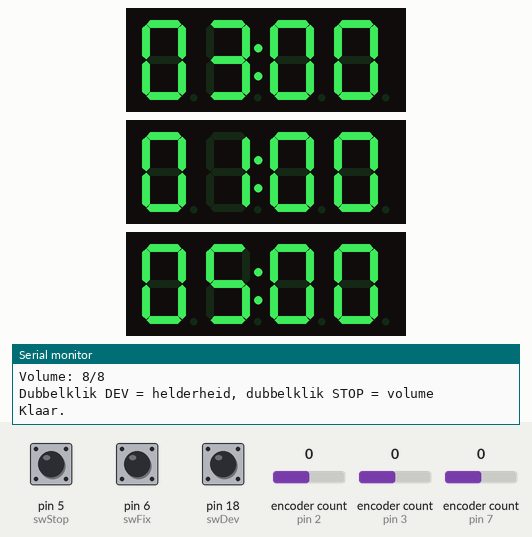
A sketch run on a simulated Arduino Uno, built with avr-gcc and run on an emulated ATmega328P. Shown: 3 × 4-digit seven-segment display, the last lines printed to the serial monitor. The inputs (shaded band) are chosen by the test bench; at power-on: pin 5 (swStop) HIGH, encoder count (sensors on pin 2, pin 3, pin 7) 0, pin 6 (swFix) HIGH, pin 18 (swDev) HIGH.

Above: at 1.3 s.
1.4 s: pin 5 (swStop) pulled LOW for 0.15 s
At 3.34 s:
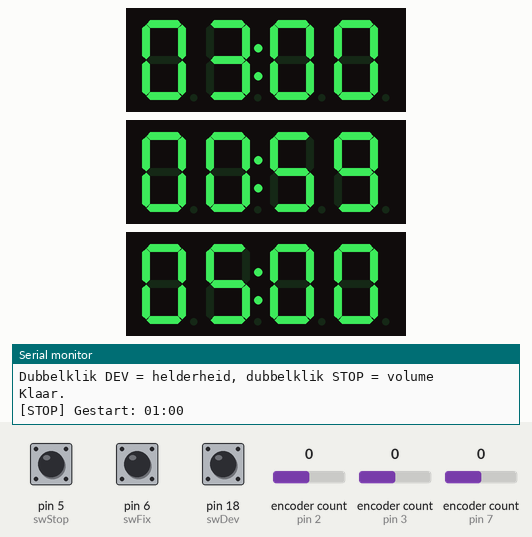
3.5 s: encoder count (sensor on pin 2) set to 1
At 4.8 s:
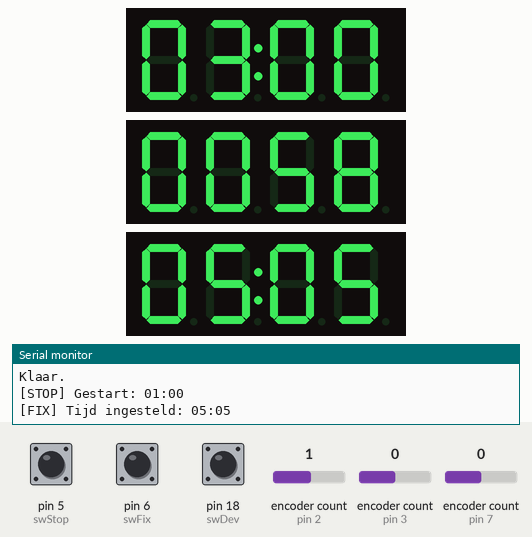
5.0 s: encoder count (sensor on pin 3) set to 1
At 5.8 s:
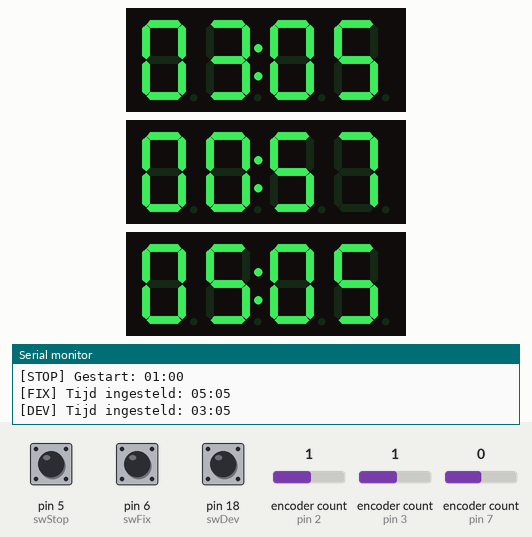
6.5 s: pin 6 (swFix) pulled LOW for 0.15 s
At 6.91 s:
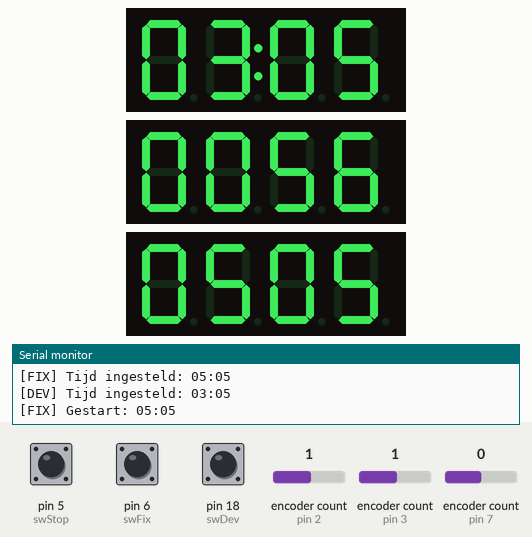
7.2 s: pin 18 (swDev) pulled LOW for 0.15 s
At 7.31 s:
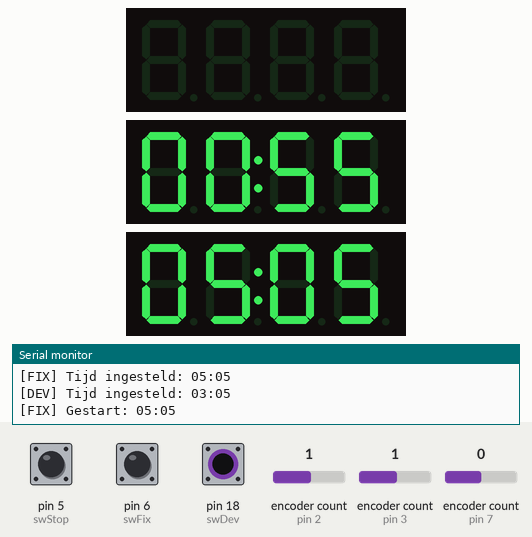
7.9 s: pin 5 (swStop) pulled LOW for 1 s
At 9.4 s:
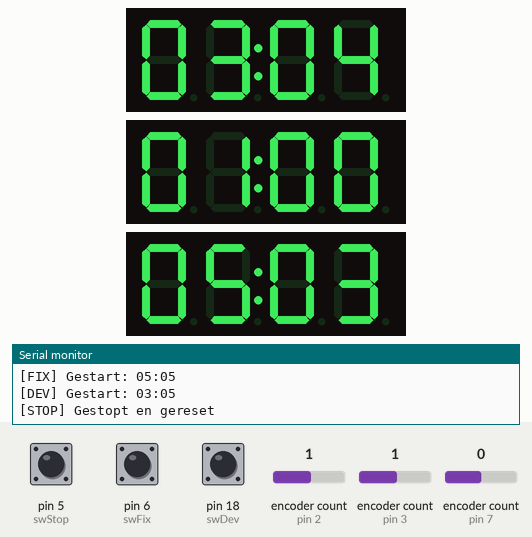
Timing chart, 0 to 10.5 s (numbered marks = the images above; inputs shaded):
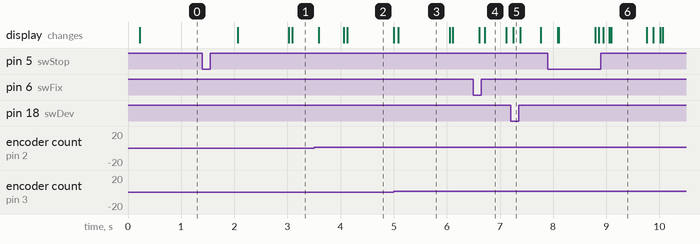

Measured:
- after the input at 1.4 s, the display: first changes after 0.67 s (image 1 shows a later state)
- after the input at 6.5 s, the display: first changes after 0.11 s (image 4 shows a later state)
- after the input at 7.2 s, the display: changes after 0.05 s (image 5)
- what the display in image 4 shows lasts 0.4 s, from 6.7 s to 7.1 s
- what the display in image 6 shows lasts 0.7 s, from 9.1 s to 9.8 s

The sketch:

darkroom_dev_bath_timer.ino
```cpp
// (licence header left out)
// Darkroom Multi-Timer (Dev / Stop / Fix)
// TM1637 4-digit displays + 3 rotary encoders (with push) + piezo
//
// Bediening
//  - Draai aan een encoder om de tijd in te stellen (enkel als die timer NIET loopt).
//  - Klik om de timer te STARTEN. Klik tijdens het lopen = stop & reset.
//  - Lang drukken (>=1.2s) in rust = ingestelde tijd bewaren in EEPROM.
//  - Als een timer afloopt: 3 piepjes + display knippert "00:00".
//
//  Nieuw in v1.2
//  - DEV-encoder dubbelklikken  -> helderheid-modus ("br 1".."br 8")
//      draaien = helderheid live aanpassen (alle 3 displays)
//      klikken = bewaren in EEPROM en terug naar normaal
//  - STOP-encoder dubbelklikken -> volume-modus ("uo 0".."uo 8", 0 = stil)
//      draaien = volume aanpassen (korte testpiep bij elke stap)
//      klikken = bewaren in EEPROM en terug naar normaal
//  - 20 s niets doen in een instelmodus = verlaten ZONDER bewaren (oude waarde terug).
//  - Alles wat er gebeurt wordt naar de seriële output gestuurd (9600 baud).
//  - Let op: op DEV en STOP start een enkele klik ~0,4 s later, omdat de
//    firmware eerst wacht of er een tweede klik (dubbelklik) volgt.
//
//  Nieuw in v1.3
//  - Bij elke druk op een encoder flikkert dat display kort (bevestiging van de klik).
//
// Volume: tone() kent geen volume. Daarom wordt de piëzo nu via Timer1 aangestuurd
// met een variabele duty-cycle (smallere puls = stiller). Werkt met een PASSIEVE piëzo.
//
//
// Bedrading (ATmega32U4: Pro Micro / Leonardo) => kies Arduino Leonardo als board in de IDE
//   Displays (CLK,DIO): DEV 14,15 | STOP 10,16 | FIX 9,8
//   Encoders (A,B,SW) : DEV 3,20,18 | STOP 7,21,5 | FIX 2,4,6   (SW met INPUT_PULLUP)
//   Piëzo             : A1 (met serieweerstand ~100Ω)
//   Alle massa's gemeenschappelijk.

#include <TM1637Display.h>
#include <Encoder.h>
#include <EEPROM.h>

const char* firmwareVersion = "1.3";

// --- Displays --- TM1637Display(clk, dio)
TM1637Display dispDev(14, 15);
TM1637Display dispStop(10, 16);
TM1637Display dispFix(9, 8);

// --- Encoders ---
Encoder encDev(3, 20);
Encoder encStop(7, 21);
Encoder encFix(2, 4);

// --- Encoder push pins ---
const int swDev  = 18;
const int swStop = 5;
const int swFix  = 6;

// --- Buzzer ---
const int buzzerPin = A1;

// --- Defaults in seconds ---
const uint16_t DEF_DEV  = 180;  // 3 min
const uint16_t DEF_STOP =  60;  // 1 min
const uint16_t DEF_FIX  = 300;  // 5 min

// --- EEPROM addresses ---
const int ADDR_DEV    = 0;
const int ADDR_STOP   = 2;
const int ADDR_FIX    = 4;
const int ADDR_BRIGHT = 6;  // 1 byte, 0..7
const int ADDR_VOLUME = 7;  // 1 byte, 0..MAX_VOLUME

// --- Helderheid & volume ---
const uint8_t MAX_BRIGHT = 7;  // TM1637: 0..7 (getoond als 1..8)
const uint8_t DEF_BRIGHT = 7;
const uint8_t MAX_VOLUME = 8;  // 0 = stil
const uint8_t DEF_VOLUME = 8;
// Duty-cycle per volumestap, in promille (500 = 50% = maximaal volume)
const uint16_t VOL_DUTY[MAX_VOLUME + 1] = { 0, 4, 8, 16, 30, 60, 120, 250, 500 };

uint8_t brightness  = DEF_BRIGHT;
uint8_t volumeLevel = DEF_VOLUME;

// --- Instelmodi ---
enum SettingMode : uint8_t { MODE_NORMAL, MODE_BRIGHT, MODE_VOLUME };
const SettingMode DOUBLE_CLICK_MODE[3] = { MODE_BRIGHT, MODE_VOLUME, MODE_NORMAL };
SettingMode mode[3] = { MODE_NORMAL, MODE_NORMAL, MODE_NORMAL };
uint8_t settingOrig[3];
unsigned long settingActivity[3];

const unsigned long DOUBLE_CLICK_MS     = 400;
const unsigned long SETTINGS_TIMEOUT_MS = 20000;

// Segmenten voor letters
const uint8_t SEG_LOW_B = SEG_C | SEG_D | SEG_E | SEG_F | SEG_G; // b
const uint8_t SEG_LOW_R = SEG_E | SEG_G;                         // r
const uint8_t SEG_LOW_U = SEG_C | SEG_D | SEG_E;                 // u
const uint8_t SEG_LOW_O = SEG_C | SEG_D | SEG_E | SEG_G;         // o

struct TimerState {
  uint16_t setSecs;
  uint16_t remain;
  bool running;
  unsigned long lastTick;
  long lastEncPos;
  bool lastBtn;
  unsigned long lastBtnChange;
  unsigned long pressStartMs;
  bool clickPending;          // eerste klik gezien, wachten op mogelijke tweede
  unsigned long clickAt;
};

TimerState T[3];
TM1637Display* D[3] = { &dispDev, &dispStop, &dispFix };
Encoder*       E[3] = { &encDev,  &encStop,  &encFix  };
const int      SW[3] = { swDev, swStop, swFix };
const char*    NAMES[3] = { "DEV", "STOP", "FIX" };

bool finished[3] = {false, false, false};
unsigned long finishedAt[3] = {0, 0, 0};

const unsigned long LONG_PRESS_MS = 1200;
const int ENC_STEP = 5; // seconds per encoder step

// --- Effect states (non-blocking) ---
struct EffectState {
  bool active = false;
  int step = 0;
  unsigned long lastChange = 0;
};

EffectState beepFx[3];
EffectState flashFx[3];
EffectState saveFx[3];    // short confirmation beep for EEPROM save
EffectState cancelFx[3];  // cancel/reset beep
EffectState previewFx;    // testpiep bij volume-aanpassing
EffectState clickFx[3];   // kort flikkeren van het display bij een klik

const unsigned long CLICK_FLASH_MS = 100;

// =====================================================================
// Piëzo-aansturing met volume (Timer1, CTC-mode, duty-cycle via OCR1B)
// =====================================================================
volatile uint8_t* buzPort;
uint8_t buzMask;

ISR(TIMER1_COMPA_vect) { *buzPort |= buzMask; }   // begin periode: hoog
ISR(TIMER1_COMPB_vect) { *buzPort &= ~buzMask; }  // na duty: laag

void buzzerOff() {
  uint8_t s = SREG; cli();
  TIMSK1 = 0;
  TCCR1B = 0;
  *buzPort &= ~buzMask;
  SREG = s;
}

void buzzerTone(uint16_t freq) {
  if (volumeLevel == 0 || freq == 0) { buzzerOff(); return; }
  uint32_t period = 2000000UL / freq;          // 16 MHz / prescaler 8 = 2 MHz
  if (period > 65535UL) period = 65535UL;
  if (period < 20) period = 20;
  uint32_t high = period * VOL_DUTY[volumeLevel] / 1000UL;
  if (high < 4) high = 4;

  uint8_t s = SREG; cli();
  TCCR1B = 0;
  TCCR1A = 0;
  TCNT1  = 0;
  OCR1A  = (uint16_t)(period - 1);
  OCR1B  = (uint16_t)high;
  TIFR1  = _BV(OCF1A) | _BV(OCF1B);
  TIMSK1 = _BV(OCIE1A) | _BV(OCIE1B);
  *buzPort |= buzMask;
  TCCR1B = _BV(WGM12) | _BV(CS11);             // CTC, prescaler 8
  SREG = s;
}

// =====================================================================
// Utility functions
// =====================================================================
void showTime(TM1637Display& d, uint16_t secs, bool colon) {
  uint8_t digits[4];
  uint16_t m = secs / 60;
  uint16_t s = secs % 60;
  digits[0] = d.encodeDigit((m / 10) % 10);
  digits[1] = d.encodeDigit(m % 10);
  digits[2] = d.encodeDigit((s / 10) % 10);
  digits[3] = d.encodeDigit(s % 10);
  if (colon) digits[1] |= 0x80;
  d.setSegments(digits);
}

void showSetting(TM1637Display& d, uint8_t l1, uint8_t l2, uint8_t value) {
  uint8_t digits[4] = { l1, l2, 0, d.encodeDigit(value % 10) };
  d.setSegments(digits);
}

void clearDisplay(TM1637Display& d) {
  static const uint8_t BLANK[] = { 0, 0, 0, 0 };
  d.setSegments(BLANK);
}

void applyBrightness() {
  for (int i = 0; i < 3; i++) D[i]->setBrightness(brightness, true);
}

// --- Seriële helpers ---
void printTime(uint16_t secs) {
  uint16_t m = secs / 60, s = secs % 60;
  if (m < 10) Serial.print('0');
  Serial.print(m);
  Serial.print(':');
  if (s < 10) Serial.print('0');
  Serial.print(s);
}

void printTag(int i) {
  Serial.print('[');
  Serial.print(NAMES[i]);
  Serial.print(F("] "));
}

// --- EEPROM helpers ---
uint16_t readTimeFromEEPROM(int addr, uint16_t fallback) {
  uint16_t val;
  EEPROM.get(addr, val);
  if (val == 0 || val > 5999) return fallback;
  return val;
}

void saveTimeToEEPROM(int addr, uint16_t val) {
  EEPROM.put(addr, val);
}

uint8_t readByteFromEEPROM(int addr, uint8_t maxVal, uint8_t fallback) {
  uint8_t v = EEPROM.read(addr);
  return (v > maxVal) ? fallback : v;
}

// --- Start effects ---
void startFx(EffectState& fx) {
  fx.active = true;
  fx.step = 0;
  fx.lastChange = millis();
}
void startBeepEffect(int i)  { startFx(beepFx[i]); }
void startFlashEffect(int i) { startFx(flashFx[i]); }
void startSaveBeep(int i)    { startFx(saveFx[i]); }
void startCancelBeep(int i)  { startFx(cancelFx[i]); }
void startPreviewBeep()      { startFx(previewFx); }
void startClickFlash(int i)  { startFx(clickFx[i]); }

// =====================================================================
// Timer- en instelacties
// =====================================================================
void startTimer(int i, unsigned long now) {
  finished[i] = false;
  T[i].remain = T[i].setSecs;
  T[i].running = true;
  T[i].lastTick = now;
  printTag(i);
  Serial.print(F("Gestart: "));
  printTime(T[i].setSecs);
  Serial.println();
}

void enterSetting(int i) {
  mode[i] = DOUBLE_CLICK_MODE[i];
  finished[i] = false;
  settingActivity[i] = millis();
  printTag(i);
  if (mode[i] == MODE_BRIGHT) {
    settingOrig[i] = brightness;
    Serial.print(F("Helderheid-modus: "));
    Serial.print(brightness + 1);
    Serial.println(F("/8  (draaien = aanpassen, klik = bewaren)"));
  } else if (mode[i] == MODE_VOLUME) {
    settingOrig[i] = volumeLevel;
    Serial.print(F("Volume-modus: "));
    Serial.print(volumeLevel);
    Serial.print('/');
    Serial.print(MAX_VOLUME);
    Serial.println(F("  (draaien = aanpassen, klik = bewaren)"));
  }
}

void exitSetting(int i, bool save) {
  printTag(i);
  if (mode[i] == MODE_BRIGHT) {
    if (save) {
      EEPROM.update(ADDR_BRIGHT, brightness);
      Serial.print(F("Helderheid bewaard in EEPROM: "));
      Serial.println(brightness + 1);
    } else {
      brightness = settingOrig[i];
      applyBrightness();
      Serial.print(F("Helderheid-modus verlopen, niet bewaard. Terug naar: "));
      Serial.println(brightness + 1);
    }
  } else if (mode[i] == MODE_VOLUME) {
    if (save) {
      EEPROM.update(ADDR_VOLUME, volumeLevel);
      Serial.print(F("Volume bewaard in EEPROM: "));
      Serial.println(volumeLevel);
    } else {
      volumeLevel = settingOrig[i];
      Serial.print(F("Volume-modus verlopen, niet bewaard. Terug naar: "));
      Serial.println(volumeLevel);
    }
  }
  mode[i] = MODE_NORMAL;
  if (save) startSaveBeep(i);
}

void handleShortClick(int i, unsigned long now) {
  // In een instelmodus: klik = bewaren en verlaten
  if (mode[i] != MODE_NORMAL) {
    exitSetting(i, true);
    return;
  }

  // Lopende timer: stop & reset
  if (T[i].running) {
    T[i].running = false;
    T[i].remain = T[i].setSecs;
    startCancelBeep(i);
    printTag(i);
    Serial.println(F("Gestopt en gereset"));
    return;
  }

  // Encoders met dubbelklik-functie: wachten op mogelijke tweede klik
  if (DOUBLE_CLICK_MODE[i] != MODE_NORMAL) {
    if (T[i].clickPending && (now - T[i].clickAt) <= DOUBLE_CLICK_MS) {
      T[i].clickPending = false;
      enterSetting(i);
    } else {
      T[i].clickPending = true;
      T[i].clickAt = now;
    }
    return;
  }

  startTimer(i, now);
}

// =====================================================================
// Setup
// =====================================================================
void setup() {
  pinMode(swDev,  INPUT_PULLUP);
  pinMode(swStop, INPUT_PULLUP);
  pinMode(swFix,  INPUT_PULLUP);

  pinMode(buzzerPin, OUTPUT);
  buzPort = portOutputRegister(digitalPinToPort(buzzerPin));
  buzMask = digitalPinToBitMask(buzzerPin);
  buzzerOff();

  Serial.begin(9600);
  // Max 2 s wachten op de Serial Monitor, zodat de timer ook zonder PC opstart
  unsigned long t0 = millis();
  while (!Serial && (millis() - t0) < 2000) {
    delay(10);
  }

  Serial.println();
  Serial.println(F("=== Darkroom Multi-Timer ==="));
  Serial.print(F("Firmware Versie: "));
  Serial.println(firmwareVersion);

  // Helderheid & volume uit EEPROM
  brightness  = readByteFromEEPROM(ADDR_BRIGHT, MAX_BRIGHT, DEF_BRIGHT);
  volumeLevel = readByteFromEEPROM(ADDR_VOLUME, MAX_VOLUME, DEF_VOLUME);
  applyBrightness();

  // Tijden uit EEPROM of defaults
  T[0].setSecs = readTimeFromEEPROM(ADDR_DEV,  DEF_DEV);
  T[1].setSecs = readTimeFromEEPROM(ADDR_STOP, DEF_STOP);
  T[2].setSecs = readTimeFromEEPROM(ADDR_FIX,  DEF_FIX);

  for (int i = 0; i < 3; i++) {
    T[i].remain = T[i].setSecs;
    T[i].running = false;
    T[i].lastTick = millis();
    T[i].lastEncPos = 0;
    T[i].lastBtn = digitalRead(SW[i]);
    T[i].lastBtnChange = millis();
    T[i].pressStartMs = 0;
    T[i].clickPending = false;
    T[i].clickAt = 0;

    printTag(i);
    Serial.print(F("Ingestelde tijd: "));
    printTime(T[i].setSecs);
    Serial.println();
  }

  Serial.print(F("Helderheid: "));
  Serial.print(brightness + 1);
  Serial.println(F("/8"));
  Serial.print(F("Volume: "));
  Serial.print(volumeLevel);
  Serial.print('/');
  Serial.println(MAX_VOLUME);
  Serial.println(F("Dubbelklik DEV = helderheid, dubbelklik STOP = volume"));
  Serial.println(F("Klaar."));
}

// =====================================================================
// Main loop
// =====================================================================
void loop() {
  unsigned long now = millis();

  // --- Handle encoders ---
  for (int i = 0; i < 3; i++) {
    long raw = E[i]->read();
    long pos = raw / 4;
    long delta = pos - T[i].lastEncPos;
    if (delta == 0) continue;
    T[i].lastEncPos = pos;

    if (mode[i] == MODE_BRIGHT) {
      int v = (int)brightness + (int)delta;
      if (v < 0) v = 0;
      if (v > MAX_BRIGHT) v = MAX_BRIGHT;
      settingActivity[i] = now;
      if (v != brightness) {
        brightness = (uint8_t)v;
        applyBrightness();
        printTag(i);
        Serial.print(F("Helderheid: "));
        Serial.println(brightness + 1);
      }
    }
    else if (mode[i] == MODE_VOLUME) {
      int v = (int)volumeLevel + (int)delta;
      if (v < 0) v = 0;
      if (v > MAX_VOLUME) v = MAX_VOLUME;
      settingActivity[i] = now;
      if (v != volumeLevel) {
        volumeLevel = (uint8_t)v;
        startPreviewBeep();
        printTag(i);
        Serial.print(F("Volume: "));
        Serial.println(volumeLevel);
      }
    }
    else if (!T[i].running) {
      long newSecs = (long)T[i].setSecs + delta * ENC_STEP;
      if (newSecs < 0) newSecs = 0;
      if (newSecs > 5999) newSecs = 5999;
      if ((uint16_t)newSecs != T[i].setSecs) {
        T[i].setSecs = (uint16_t)newSecs;
        T[i].remain  = T[i].setSecs;
        finished[i] = false;
        printTag(i);
        Serial.print(F("Tijd ingesteld: "));
        printTime(T[i].setSecs);
        Serial.println();
      }
    }
  }

  // --- Handle buttons ---
  for (int i = 0; i < 3; i++) {
    bool lvl = digitalRead(SW[i]);
    if (lvl != T[i].lastBtn && (now - T[i].lastBtnChange) > 25) {
      T[i].lastBtn = lvl;
      T[i].lastBtnChange = now;
      if (lvl == LOW) {
        T[i].pressStartMs = now;
        startClickFlash(i);
      } else {
        // Losgelaten: korte klik als long-press niet al afgehandeld werd
        if (T[i].pressStartMs != 0 && (now - T[i].pressStartMs) < LONG_PRESS_MS) {
          handleShortClick(i, now);
        }
        T[i].pressStartMs = 0;
      }
    }

    // Long-press → save current setSecs to EEPROM (enkel in normale modus)
    if (T[i].pressStartMs && (lvl == LOW) && mode[i] == MODE_NORMAL && !T[i].running &&
        (now - T[i].pressStartMs >= LONG_PRESS_MS)) {
      T[i].clickPending = false;
      if (i == 0) saveTimeToEEPROM(ADDR_DEV,  T[i].setSecs);
      if (i == 1) saveTimeToEEPROM(ADDR_STOP, T[i].setSecs);
      if (i == 2) saveTimeToEEPROM(ADDR_FIX,  T[i].setSecs);
      startSaveBeep(i);
      T[i].pressStartMs = 0;
      printTag(i);
      Serial.print(F("Tijd bewaard in EEPROM: "));
      printTime(T[i].setSecs);
      Serial.println();
    }

    // Uitgestelde enkele klik (geen tweede klik gekomen) → timer starten
    if (T[i].clickPending && T[i].lastBtn == HIGH && (now - T[i].clickAt) > DOUBLE_CLICK_MS) {
      T[i].clickPending = false;
      startTimer(i, now);
    }

    // Instelmodus verlaten na inactiviteit (zonder bewaren)
    if (mode[i] != MODE_NORMAL && (now - settingActivity[i]) > SETTINGS_TIMEOUT_MS) {
      exitSetting(i, false);
    }
  }

  // --- Tick timers ---
  for (int i = 0; i < 3; i++) {
    if (T[i].running && now - T[i].lastTick >= 1000) {
      T[i].lastTick += 1000;
      if (T[i].remain > 0) T[i].remain--;
      if (T[i].remain == 0) {
        T[i].running = false;
        startBeepEffect(i);
        startFlashEffect(i);
        finished[i] = true;
        finishedAt[i] = millis();
        printTag(i);
        Serial.println(F("Klaar!"));
      }
    }
  }

  // --- Update beep effects (3 beeps) ---
  for (int i = 0; i < 3; i++) {
    if (beepFx[i].active && now - beepFx[i].lastChange >= 160) {
      beepFx[i].lastChange = now;
      if (beepFx[i].step % 2 == 0) buzzerTone(587);
      else buzzerOff();
      beepFx[i].step++;
      if (beepFx[i].step >= 6) {
        buzzerOff();
        beepFx[i].active = false;
      }
    }
  }

  // --- Update cancel/reset confirmation beep ---
  for (int i = 0; i < 3; i++) {
    if (cancelFx[i].active) {
      if (cancelFx[i].step == 0) {
        buzzerTone(330);
        cancelFx[i].lastChange = now;
        cancelFx[i].step = 1;
      } else if (cancelFx[i].step == 1 && now - cancelFx[i].lastChange >= 120) {
        buzzerOff();
        cancelFx[i].active = false;
      }
    }
  }

  // --- Update save confirmation beep ---
  for (int i = 0; i < 3; i++) {
    if (saveFx[i].active) {
      if (saveFx[i].step == 0) {
        buzzerTone(1480);
        saveFx[i].lastChange = now;
        saveFx[i].step = 1;
      } else if (saveFx[i].step == 1 && now - saveFx[i].lastChange >= 150) {
        buzzerOff();
        saveFx[i].active = false;
      }
    }
  }

  // --- Volume preview beep ---
  if (previewFx.active) {
    if (previewFx.step == 0) {
      buzzerTone(880);
      previewFx.lastChange = now;
      previewFx.step = 1;
    } else if (previewFx.step == 1 && now - previewFx.lastChange >= 90) {
      buzzerOff();
      previewFx.active = false;
    }
  }

  // --- Update flash effects (00:00 flashes) ---
  for (int i = 0; i < 3; i++) {
    if (flashFx[i].active && now - flashFx[i].lastChange >= 140) {
      flashFx[i].lastChange = now;
      flashFx[i].step++;
    }
    if (flashFx[i].active) {
      if (flashFx[i].step < 6) {
        if (flashFx[i].step % 2 == 0) D[i]->showNumberDecEx(0, 0x40, true);
        else clearDisplay(*D[i]);
      } else {
        flashFx[i].active = false;
      }
    }
  }

  // --- Update displays ---
  for (int i = 0; i < 3; i++) {
    // Klikbevestiging: display kort leeg
    if (clickFx[i].active) {
      if (now - clickFx[i].lastChange < CLICK_FLASH_MS) {
        clearDisplay(*D[i]);
        continue;
      }
      clickFx[i].active = false;
    }
    if (mode[i] == MODE_BRIGHT) {
      showSetting(*D[i], SEG_LOW_B, SEG_LOW_R, brightness + 1);   // "br 5"
      continue;
    }
    if (mode[i] == MODE_VOLUME) {
      showSetting(*D[i], SEG_LOW_U, SEG_LOW_O, volumeLevel);      // "uo 5"
      continue;
    }
    if (flashFx[i].active) continue;

    uint16_t toShow = T[i].running ? T[i].remain : T[i].setSecs;

    if (finished[i]) {
      bool colonBlink = ((now / 500) % 2);
      showTime(*D[i], T[i].setSecs, colonBlink);
      if (now - finishedAt[i] > 30000UL) finished[i] = false;
    }
    else if (T[i].running) {
      showTime(*D[i], toShow, (now / 1000) % 2);
    }
    else {
      showTime(*D[i], toShow, true);
    }
  }
}
```
